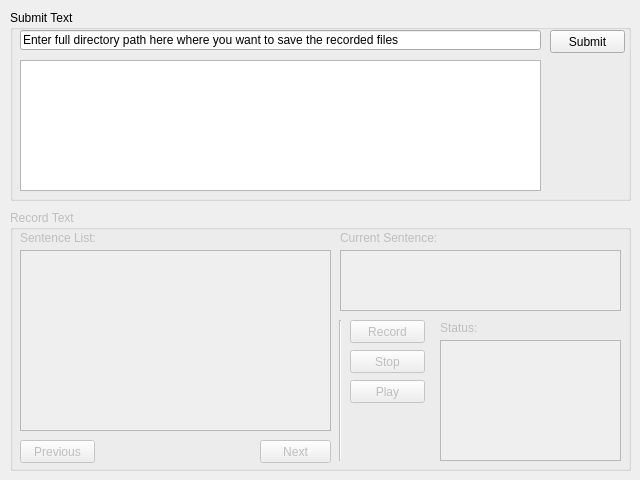
<?xml version="1.0" encoding="UTF-8"?>
<ui version="4.0">
 <class>RecorderClass</class>
 <widget class="QWidget" name="RecorderClass">
  <property name="enabled">
   <bool>true</bool>
  </property>
  <property name="geometry">
   <rect>
    <x>0</x>
    <y>0</y>
    <width>640</width>
    <height>480</height>
   </rect>
  </property>
  <property name="sizePolicy">
   <sizepolicy hsizetype="Preferred" vsizetype="Fixed">
    <horstretch>0</horstretch>
    <verstretch>0</verstretch>
   </sizepolicy>
  </property>
  <property name="minimumSize">
   <size>
    <width>640</width>
    <height>480</height>
   </size>
  </property>
  <property name="maximumSize">
   <size>
    <width>640</width>
    <height>480</height>
   </size>
  </property>
  <property name="windowTitle">
   <string>Recorder</string>
  </property>
  <widget class="QGroupBox" name="submitBox">
   <property name="geometry">
    <rect>
     <x>10</x>
     <y>10</y>
     <width>621</width>
     <height>191</height>
    </rect>
   </property>
   <property name="title">
    <string>Submit Text</string>
   </property>
   <widget class="QPlainTextEdit" name="submittedText">
    <property name="geometry">
     <rect>
      <x>10</x>
      <y>50</y>
      <width>521</width>
      <height>131</height>
     </rect>
    </property>
   </widget>
   <widget class="QPushButton" name="submitButton">
    <property name="geometry">
     <rect>
      <x>540</x>
      <y>20</y>
      <width>75</width>
      <height>23</height>
     </rect>
    </property>
    <property name="text">
     <string>Submit</string>
    </property>
   </widget>
   <widget class="QLineEdit" name="pathLine">
    <property name="geometry">
     <rect>
      <x>10</x>
      <y>20</y>
      <width>521</width>
      <height>20</height>
     </rect>
    </property>
    <property name="text">
     <string>Enter full directory path here where you want to save the recorded files</string>
    </property>
   </widget>
  </widget>
  <widget class="QGroupBox" name="recordBox">
   <property name="enabled">
    <bool>false</bool>
   </property>
   <property name="geometry">
    <rect>
     <x>10</x>
     <y>210</y>
     <width>621</width>
     <height>261</height>
    </rect>
   </property>
   <property name="title">
    <string>Record Text</string>
   </property>
   <widget class="QListWidget" name="sentenceList">
    <property name="geometry">
     <rect>
      <x>10</x>
      <y>40</y>
      <width>311</width>
      <height>181</height>
     </rect>
    </property>
   </widget>
   <widget class="QPushButton" name="previousButton">
    <property name="geometry">
     <rect>
      <x>10</x>
      <y>230</y>
      <width>75</width>
      <height>23</height>
     </rect>
    </property>
    <property name="text">
     <string>Previous</string>
    </property>
   </widget>
   <widget class="QPushButton" name="nextButton">
    <property name="geometry">
     <rect>
      <x>250</x>
      <y>230</y>
      <width>71</width>
      <height>23</height>
     </rect>
    </property>
    <property name="text">
     <string>Next</string>
    </property>
   </widget>
   <widget class="QPlainTextEdit" name="currentSentence">
    <property name="geometry">
     <rect>
      <x>330</x>
      <y>40</y>
      <width>281</width>
      <height>61</height>
     </rect>
    </property>
    <property name="readOnly">
     <bool>true</bool>
    </property>
   </widget>
   <widget class="Line" name="line">
    <property name="geometry">
     <rect>
      <x>320</x>
      <y>110</y>
      <width>20</width>
      <height>141</height>
     </rect>
    </property>
    <property name="orientation">
     <enum>Qt::Vertical</enum>
    </property>
   </widget>
   <widget class="QPushButton" name="playButton">
    <property name="geometry">
     <rect>
      <x>340</x>
      <y>170</y>
      <width>75</width>
      <height>23</height>
     </rect>
    </property>
    <property name="text">
     <string>Play</string>
    </property>
   </widget>
   <widget class="QPushButton" name="stopButton">
    <property name="geometry">
     <rect>
      <x>340</x>
      <y>140</y>
      <width>75</width>
      <height>23</height>
     </rect>
    </property>
    <property name="text">
     <string>Stop</string>
    </property>
   </widget>
   <widget class="QPushButton" name="recordButton">
    <property name="geometry">
     <rect>
      <x>340</x>
      <y>110</y>
      <width>75</width>
      <height>23</height>
     </rect>
    </property>
    <property name="text">
     <string>Record</string>
    </property>
   </widget>
   <widget class="QLabel" name="statusLabel">
    <property name="geometry">
     <rect>
      <x>430</x>
      <y>110</y>
      <width>41</width>
      <height>16</height>
     </rect>
    </property>
    <property name="text">
     <string>Status:</string>
    </property>
   </widget>
   <widget class="QPlainTextEdit" name="statusBox">
    <property name="geometry">
     <rect>
      <x>430</x>
      <y>130</y>
      <width>181</width>
      <height>121</height>
     </rect>
    </property>
    <property name="readOnly">
     <bool>true</bool>
    </property>
   </widget>
   <widget class="QLabel" name="listLabel">
    <property name="geometry">
     <rect>
      <x>10</x>
      <y>20</y>
      <width>261</width>
      <height>16</height>
     </rect>
    </property>
    <property name="text">
     <string>Sentence List:</string>
    </property>
   </widget>
   <widget class="QLabel" name="currentLabel">
    <property name="geometry">
     <rect>
      <x>330</x>
      <y>20</y>
      <width>251</width>
      <height>16</height>
     </rect>
    </property>
    <property name="text">
     <string>Current Sentence:</string>
    </property>
   </widget>
  </widget>
 </widget>
 <layoutdefault spacing="6" margin="11"/>
 <resources/>
 <connections/>
</ui>
